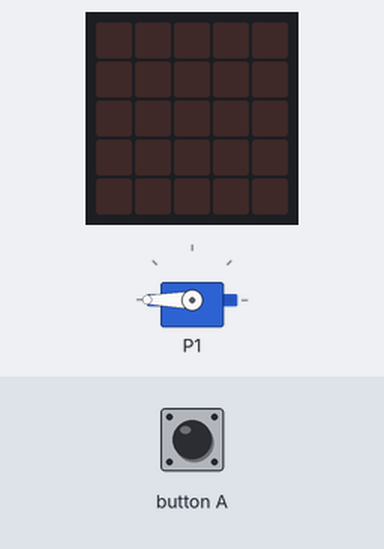
A program run on a simulated BBC micro:bit (MakeCode). Parts: servo, the board's 5×5 LED display. The inputs (shaded band) are chosen by the test bench.

Above: at 1.2 s.
1.3 s: button A pressed for 0.15 s
At 1.9 s:
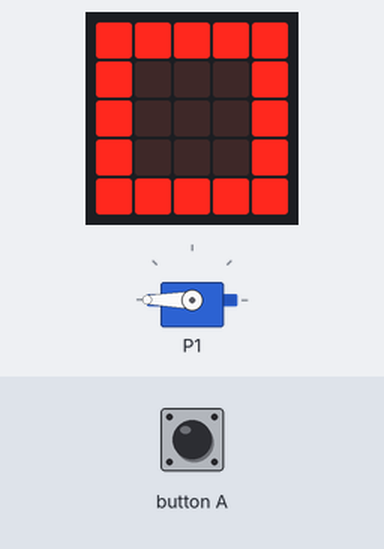
At 22.3 s:
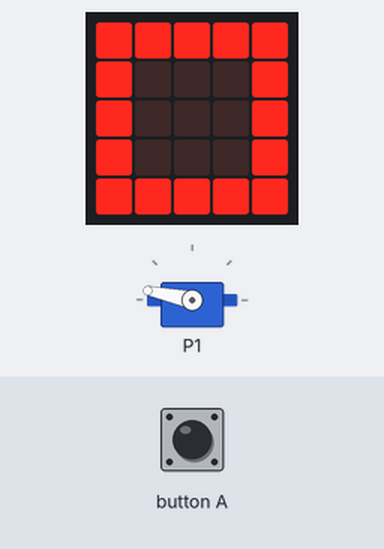
Timing chart, 0 to 23.3 s (numbered marks = the images above; inputs shaded):
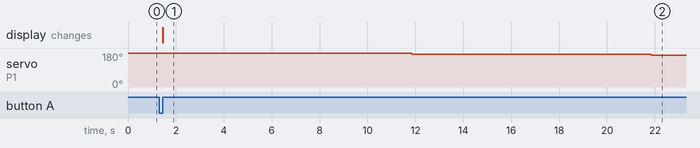

Measured:
- after the input at 1.3 s, servo on P1: 180° → 174° after 10.6 s, → 168° 10.0 s later; the display: changes after 0.15 s (image 1)

The program:

main.ts
```typescript
input.onButtonPressed(Button.A, function () {
    grad_pfeil = 180
    basic.showLeds(`
        # # # # #
        # . . . #
        # . . . #
        # . . . #
        # # # # #
        `)
    for (let index = 0; index < 30; index++) {
        basic.pause(10 * 1000)
        grad_pfeil = grad_pfeil - 6
        pins.servoWritePin(AnalogPin.P1, grad_pfeil)
    }
    music.playMelody("G B A G C5 B A B ", 120)
    basic.showLeds(`
        # # # # #
        # . # . #
        # . # . #
        # . # . #
        # # # # #
        `)
    for (let index = 0; index < 30; index++) {
        basic.pause(90 * 1000)
        grad_pfeil = grad_pfeil + 6
        pins.servoWritePin(AnalogPin.P1, grad_pfeil)
    }
    music.playMelody("A F A F A F A F ", 120)
    basic.clearScreen()
})
let grad_pfeil = 0
pins.servoWritePin(AnalogPin.P1, 180)
```

test.ts
```typescript
// Hier kann man Tests durchführen; diese Datei wird nicht kompiliert, wenn dieses Paket als Erweiterung verwendet wird.
```
